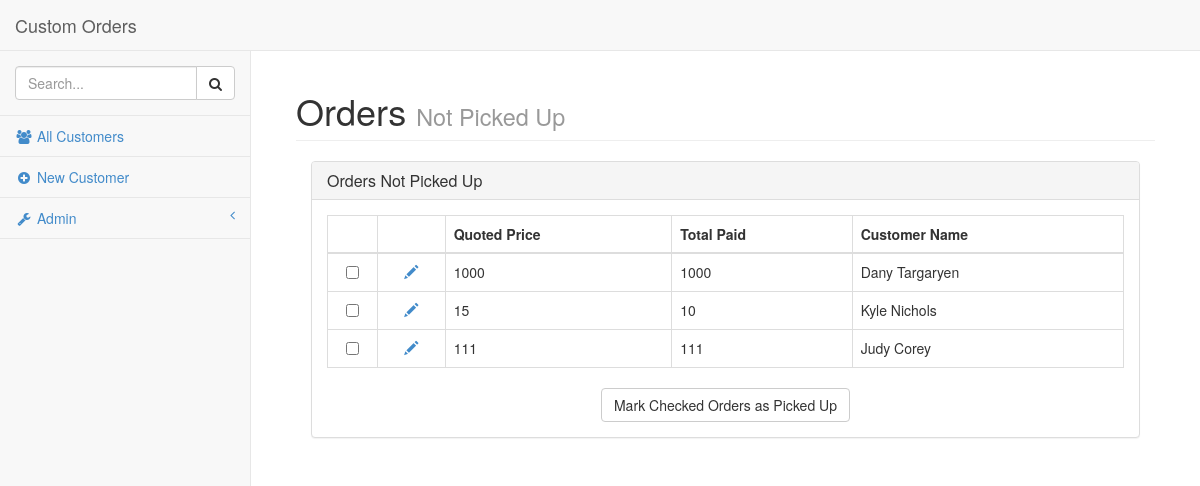
The app's page /listorders_notpickedup.php with its own data.
### tables this page shows
CREATE TABLE IF NOT EXISTS `Order` (
  `OrderID` mediumint(9) NOT NULL AUTO_INCREMENT,
  `DateOrdered` date NOT NULL,
  `QuotedPrice` double(10,5) NOT NULL,
  `TotalPaid` double(10,5) NOT NULL,
  `CustomerID` mediumint(9) NOT NULL,
  `Complete` tinyint(1) NOT NULL,
  `PickedUp` tinyint(1) NOT NULL,
  PRIMARY KEY (`OrderID`),
  KEY `CustomerID` (`CustomerID`)
);

### inc/sql_queries.php (called while the page is built, shortened)
<?php
require_once("global.php");
function openconnection() {
	global $db_host;
	global $db_user;
	global $db_pass;
	global $db_data;
    $connection = new mysqli($db_host, $db_user, $db_pass, $db_data);
    return $connection;
}
function select_all_orders_notpickedup()
{
	if ($con = openconnection())
	{
		if ($query = $con->prepare("SELECT * FROM `Order`, Customer
			WHERE Customer.CustomerID = `Order`.CustomerID
				AND `Order`.PickedUp = '0' AND `Order`.Complete = '1'
			ORDER BY `Order`.DateOrdered DESC"))
		{
			$query->execute();
		}
		$response = $query->get_result();
		while($row = $response->fetch_assoc())
			$result[] = $row;
		if(isset($result))
			return $result;
		else
			return NULL;
	}
}
?>

### listorders_notpickedup.php (the view, shortened to what this page needs)
<?php
	include("inc/sql_queries.php");
    function echo_data($data, $item) {
        if(isset($data[$item])) {
            echo $data[$item];
        }
    }
    $data = select_all_orders_notpickedup();
    include("templates/header.php");
?>
<div class="col-lg-12">
	<div class="panel panel-default">
		<div class="panel-heading">
			<h3 class="panel-title">Orders Not Picked Up</h3>
		</div>
        <div class="panel-body">
<?php
    if(count($data)):
?>
	<form method="post">
        <table class="table table-bordered table-hover">
            <thead>
                <tr>
					<th></th>
                    <th></th>
                    <th>Quoted Price</th>
					<th>Total Paid</th>
					<th>Customer Name</th>
                </tr>
            </thead>
            <tbody>
<?php
        foreach($data as $row):
            $rowlink = "editorder.php?admin&OrderID=".$row['OrderID'];
?>
                <tr>
					<td class="text-center" style="width: 50px;"><?php  ?>
					  	    <input name="<?php echo $row["OrderID"]; ?>" type="checkbox" value='<?php echo $row["OrderID"]; ?>'>
					</td>
                    <td class="text-center"><a href="<?php echo $rowlink; ?>"><span class="glyphicon glyphicon-pencil"></span></a></td>
                    <td><?php echo_data($row, 'QuotedPrice'); ?></td>
                    <td><?php echo_data($row, 'TotalPaid'); ?></td>
                    <td><?php echo_data($row, 'Name'); ?></td>
                </tr>
<?php
        endforeach;
?>
        </table>
		<div class="text-center">
			<button type="submit" class="btn btn-default">Mark Checked Orders as Picked Up</button>
		</div>
    </form>
<?php
    else:
?>
        <p>There are no baskets ready to be Picked Up</p>
<?php
    endif;
?>
		</div>
	</div>
</div>
<?php
	include("templates/footer.php");
?>

### css/sb-admin-2.css (style rules this page uses)
body { background-color: #f8f8f8; }

### records on screen
order: QuotedPrice "1000 1000 Dany Targaryen"
order: QuotedPrice "15 10 Kyle Nichols"
order: QuotedPrice "111 111 Judy Corey"

### other values on screen
$website_name "Custom Orders"
$page_title "Orders"
$page_subtitle "Not Picked Up"
